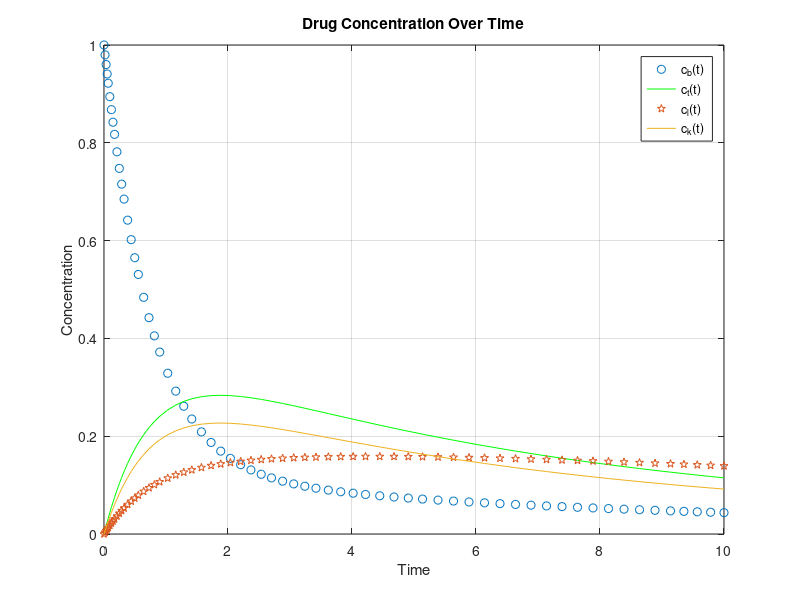

Here is the MATLAB script that generated this plot:
function drug_diffusion_model
    % Parameters
    k_b = 0.5;
    k_t = 0.3;
    k_bl = 0.2;
    k_lb = 0.1;
    k_bk = 0.4;
    k_kt = 0.2;
    k_e = 0.1;

    % Initial conditions
    c0 = [1; 0; 0; 0]; % assuming initial concentration in blood is 1 unit

    % Time points
    tspan = [0 10];
    
    % Solve ODE
    [t, C] = ode45(@(t, C) odes(t, C, k_b, k_t, k_bl, k_lb, k_bk, k_kt, k_e), tspan, c0);

    % Plot results
    plot(t, C(:, 1), 'o', 'DisplayName', 'c_b(t)');
    hold on;
    plot(t, C(:, 2), '-g', 'DisplayName', 'c_t(t)');
    plot(t, C(:, 3), 'p', 'DisplayName', 'c_l(t)');
    plot(t, C(:, 4), '-', 'DisplayName', 'c_k(t)');
    hold off;
    xlabel('Time');
    ylabel('Concentration');
    legend;
    title('Drug Concentration Over Time');
    grid on;

end

function dCdt = odes(t, C, k_b, k_t, k_bl, k_lb, k_bk, k_kt, k_e)
    c_b = C(1);
    c_t = C(2);
    c_l = C(3);
    c_k = C(4);
    
    dc_bdt = - (k_b + k_e + k_bl + k_bk) * c_b + k_t * c_t + k_lb * c_l;
    dc_tdt = k_b * c_b - k_t * c_t;
    dc_ldt = k_bl * c_b - k_lb * c_l;
    dc_kdt = k_bk * c_b - (k_kt + k_e) * c_k;
    
    dCdt = [dc_bdt; dc_tdt; dc_ldt; dc_kdt];
end
